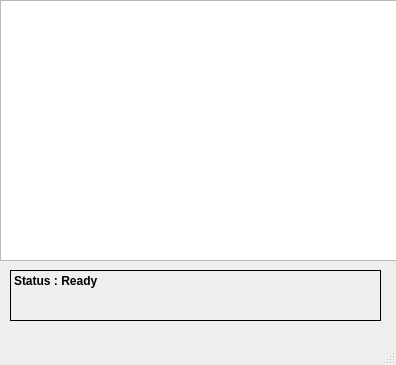
<?xml version="1.0" encoding="UTF-8"?>
<ui version="4.0">
 <class>MainWindow</class>
 <widget class="QMainWindow" name="MainWindow">
  <property name="geometry">
   <rect>
    <x>0</x>
    <y>0</y>
    <width>396</width>
    <height>365</height>
   </rect>
  </property>
  <property name="windowTitle">
   <string>Attendance Scan</string>
  </property>
  <widget class="QWidget" name="centralwidget">
   <widget class="QGraphicsView" name="graphicsView">
    <property name="geometry">
     <rect>
      <x>0</x>
      <y>0</y>
      <width>401</width>
      <height>261</height>
     </rect>
    </property>
   </widget>
   <widget class="QLabel" name="statusLabel">
    <property name="geometry">
     <rect>
      <x>10</x>
      <y>270</y>
      <width>371</width>
      <height>51</height>
     </rect>
    </property>
    <property name="font">
     <font>
      <family>Arial</family>
      <weight>75</weight>
      <bold>true</bold>
     </font>
    </property>
    <property name="frameShape">
     <enum>QFrame::Box</enum>
    </property>
    <property name="frameShadow">
     <enum>QFrame::Plain</enum>
    </property>
    <property name="text">
     <string>Status : Ready</string>
    </property>
    <property name="textFormat">
     <enum>Qt::PlainText</enum>
    </property>
    <property name="alignment">
     <set>Qt::AlignLeading|Qt::AlignLeft|Qt::AlignTop</set>
    </property>
    <property name="wordWrap">
     <bool>true</bool>
    </property>
   </widget>
  </widget>
  <widget class="QMenuBar" name="menubar">
   <property name="geometry">
    <rect>
     <x>0</x>
     <y>0</y>
     <width>396</width>
     <height>22</height>
    </rect>
   </property>
  </widget>
  <widget class="QStatusBar" name="statusbar"/>
 </widget>
 <resources/>
 <connections/>
</ui>
